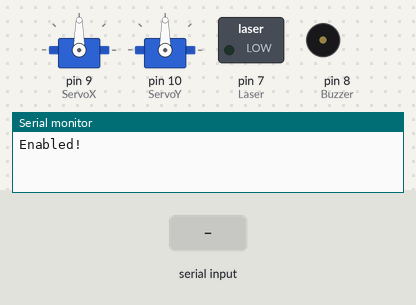
Recording of a sketch running on a simulated Arduino Uno, built with avr-gcc and run on an emulated ATmega328P. On the bench: 2 × servo, switched loads named in the sketch (green lamp = pin HIGH), buzzer (waves = sounding), the last lines printed to the serial monitor. The test bench sets the inputs (shaded band).

Above: at 1.2 s.
1.3 s: "D" received over the second serial link
At 2.15 s:
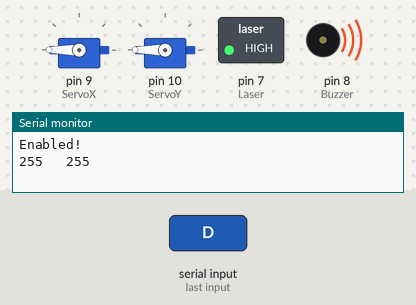
At 2.8 s:
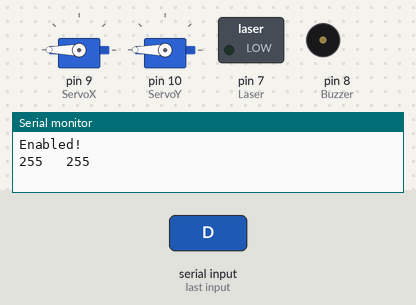
Timing chart, 0 to 4.3 s (numbered marks = the images above; inputs shaded):
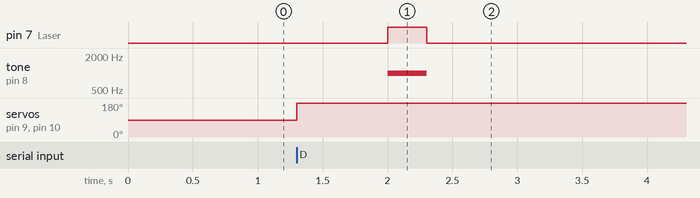

The sketch:

Cannone_Laser_Arduino.ino
```cpp
/* Controllo bluetooth via Android di un Cannone Laser
   modulo bluetooth HC-05 configurato a 9600 Baud
   connesso a seriale virtuale pin 2 e 3
   Maiocchi Stefano - Vigevano (PV)
*/

#include <SoftwareSerial.h>
#include <Servo.h>

SoftwareSerial BT(2, 3);  // pin usati per RX e TX
Servo ServoX;             // servomotore asse X
Servo ServoY;             // servomotore asse Y
int Laser = 7;            // pin usato per Laser
int Buzzer = 8;           // pin usato per buzzer piezo
int tono = 1000;          // frequenza suonata dal buzzer
byte joyX, joyY;          // coordinate X e Y in gradi 0-180 ricevute da bluetooth

void setup()
{
  // Abilitazione porta seriale per debug con Monitor seriale IDE Arduino
  Serial.begin(9600);
  Serial.println("Enabled!");

  // Configurazione data rate per porta seriale virtuale
  BT.begin(9600);

  ServoX.attach(9);  // servomotore asse X usa pin 9
  ServoY.attach(10); // servomotore asse Y usa pin 10

  pinMode(Laser, OUTPUT);
  pinMode(Buzzer, OUTPUT);
}

void loop()
{
  if (BT.available())               // arrivano dati da bluetooth
  {
      if (BT.read()=='D')           // e' un dato valido
      {
         delay(1);                  // attendi dato successivo
         joyX = BT.read();          // leggi coordinata X da bluetooth
         Serial.print(joyX);        // debug su Serial Monitor
         Serial.print("   ");       // di IDE Arduino
         joyY = BT.read();          // leggi coordinata Y da bluetooth
         Serial.println(joyY);      // debug su Serial Monitor
         ServoX.write(joyX);        // sposta servomotore asse X
         ServoY.write(joyY);        // sposta servomotore asse Y
         delay(700);                // attendi spostamento servomotori
         digitalWrite(Laser,HIGH);  // accendi Laser
         tone(Buzzer,tono);         // suona buzzer
         BT.write("H");             // invia a smartphone conferma inizio sparo
         delay(300);                // durata sparo Laser
         digitalWrite(Laser,LOW);   // spegni Laser
         noTone(Buzzer);            // spegni buzzer
         BT.write("L");             // invia a smartphone conferma fine sparo
      }
  }
}
```

Measured:
- after the input at 1.3 s, pin 7 (Laser): LOW → HIGH after 0.70 s, → LOW 0.30 s later; tone on pin 8 (Buzzer): silent → 1000 Hz after 0.70 s, → silent 0.30 s later; servo on pin 9 (ServoX), servo on pin 10 (ServoY): 90° → 180° at once
